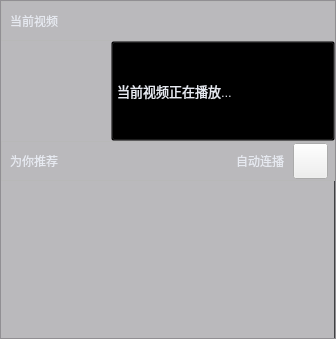
<?xml version="1.0" encoding="UTF-8"?>
<ui version="4.0">
 <class>RecomVideoTab</class>
 <widget class="QWidget" name="RecomVideoTab">
  <property name="geometry">
   <rect>
    <x>0</x>
    <y>0</y>
    <width>336</width>
    <height>339</height>
   </rect>
  </property>
  <property name="windowTitle">
   <string>Form</string>
  </property>
  <property name="styleSheet">
   <string notr="true"/>
  </property>
  <layout class="QVBoxLayout" name="verticalLayout_2">
   <property name="spacing">
    <number>0</number>
   </property>
   <property name="leftMargin">
    <number>0</number>
   </property>
   <property name="topMargin">
    <number>0</number>
   </property>
   <property name="rightMargin">
    <number>0</number>
   </property>
   <property name="bottomMargin">
    <number>0</number>
   </property>
   <item>
    <widget class="QFrame" name="frame_bgmask">
     <property name="styleSheet">
      <string notr="true">#frame_bgmask
{
background-color: rgba(60, 56, 66,0.3);
}</string>
     </property>
     <property name="frameShape">
      <enum>QFrame::StyledPanel</enum>
     </property>
     <property name="frameShadow">
      <enum>QFrame::Raised</enum>
     </property>
     <layout class="QVBoxLayout" name="verticalLayout_4">
      <property name="spacing">
       <number>0</number>
      </property>
      <property name="leftMargin">
       <number>0</number>
      </property>
      <property name="topMargin">
       <number>0</number>
      </property>
      <property name="rightMargin">
       <number>0</number>
      </property>
      <property name="bottomMargin">
       <number>0</number>
      </property>
      <item>
       <layout class="QVBoxLayout" name="verticalLayout">
        <property name="spacing">
         <number>0</number>
        </property>
        <item>
         <widget class="QFrame" name="frame2">
          <property name="minimumSize">
           <size>
            <width>0</width>
            <height>40</height>
           </size>
          </property>
          <property name="maximumSize">
           <size>
            <width>16777215</width>
            <height>40</height>
           </size>
          </property>
          <property name="frameShape">
           <enum>QFrame::StyledPanel</enum>
          </property>
          <property name="frameShadow">
           <enum>QFrame::Raised</enum>
          </property>
          <layout class="QHBoxLayout" name="horizontalLayout_4">
           <property name="spacing">
            <number>0</number>
           </property>
           <property name="leftMargin">
            <number>0</number>
           </property>
           <property name="topMargin">
            <number>0</number>
           </property>
           <property name="rightMargin">
            <number>0</number>
           </property>
           <property name="bottomMargin">
            <number>0</number>
           </property>
           <item>
            <layout class="QHBoxLayout" name="horizontalLayout">
             <item>
              <widget class="QLabel" name="label_curvideo">
               <property name="minimumSize">
                <size>
                 <width>80</width>
                 <height>36</height>
                </size>
               </property>
               <property name="maximumSize">
                <size>
                 <width>16777215</width>
                 <height>36</height>
                </size>
               </property>
               <property name="styleSheet">
                <string notr="true">#label_curvideo
{
padding-left:5px;
color:#e6e9f0;
font: 25 10pt &quot;Microsoft YaHei&quot;;
}
</string>
               </property>
               <property name="text">
                <string>当前视频</string>
               </property>
              </widget>
             </item>
             <item>
              <spacer name="horizontalSpacer">
               <property name="orientation">
                <enum>Qt::Horizontal</enum>
               </property>
               <property name="sizeHint" stdset="0">
                <size>
                 <width>268</width>
                 <height>36</height>
                </size>
               </property>
              </spacer>
             </item>
            </layout>
           </item>
          </layout>
         </widget>
        </item>
        <item>
         <widget class="QWidget" name="widget_current" native="true">
          <property name="minimumSize">
           <size>
            <width>0</width>
            <height>100</height>
           </size>
          </property>
          <property name="maximumSize">
           <size>
            <width>16777215</width>
            <height>100</height>
           </size>
          </property>
          <property name="styleSheet">
           <string notr="true">#widget_current
{
background-color: transparent;
}</string>
          </property>
          <layout class="QVBoxLayout" name="verticalLayout_3">
           <property name="spacing">
            <number>0</number>
           </property>
           <property name="leftMargin">
            <number>0</number>
           </property>
           <property name="topMargin">
            <number>0</number>
           </property>
           <property name="rightMargin">
            <number>0</number>
           </property>
           <property name="bottomMargin">
            <number>0</number>
           </property>
           <item>
            <layout class="QHBoxLayout" name="horizontalLayout_5">
             <item>
              <widget class="QLabel" name="label_currentPic">
               <property name="minimumSize">
                <size>
                 <width>110</width>
                 <height>100</height>
                </size>
               </property>
               <property name="maximumSize">
                <size>
                 <width>80</width>
                 <height>16777215</height>
                </size>
               </property>
               <property name="styleSheet">
                <string notr="true">border-image: url(:/images/bgpic/dieji3.png);</string>
               </property>
               <property name="text">
                <string/>
               </property>
              </widget>
             </item>
             <item>
              <widget class="QPushButton" name="pushButton_currentText">
               <property name="minimumSize">
                <size>
                 <width>140</width>
                 <height>100</height>
                </size>
               </property>
               <property name="maximumSize">
                <size>
                 <width>16777215</width>
                 <height>16777215</height>
                </size>
               </property>
               <property name="styleSheet">
                <string notr="true">#pushButton_currentText
{
font-size: 13px;
color: #e6e9f0;
text-align:left;
padding-left: 5px;
padding-right: 5px;
background-color: transparent;
}

#pushButton_currentText:hover
{
color: #ff4335;
text-decoration:underline;
}

#pushButton_currentText:checked
{

}</string>
               </property>
               <property name="text">
                <string>当前视频正在播放...</string>
               </property>
              </widget>
             </item>
            </layout>
           </item>
          </layout>
         </widget>
        </item>
        <item>
         <widget class="QFrame" name="frame_2">
          <property name="minimumSize">
           <size>
            <width>0</width>
            <height>40</height>
           </size>
          </property>
          <property name="maximumSize">
           <size>
            <width>16777215</width>
            <height>40</height>
           </size>
          </property>
          <property name="frameShape">
           <enum>QFrame::StyledPanel</enum>
          </property>
          <property name="frameShadow">
           <enum>QFrame::Raised</enum>
          </property>
          <layout class="QHBoxLayout" name="horizontalLayout_3">
           <property name="leftMargin">
            <number>0</number>
           </property>
           <property name="topMargin">
            <number>0</number>
           </property>
           <property name="rightMargin">
            <number>0</number>
           </property>
           <property name="bottomMargin">
            <number>0</number>
           </property>
           <item>
            <layout class="QHBoxLayout" name="horizontalLayout_2">
             <item>
              <widget class="QLabel" name="label_recforyou">
               <property name="minimumSize">
                <size>
                 <width>80</width>
                 <height>36</height>
                </size>
               </property>
               <property name="maximumSize">
                <size>
                 <width>16777215</width>
                 <height>36</height>
                </size>
               </property>
               <property name="styleSheet">
                <string notr="true">#label_recforyou
{
padding-left:5px;
color:#e6e9f0;
font: 25 10pt &quot;Microsoft YaHei&quot;;
}
</string>
               </property>
               <property name="text">
                <string>为你推荐</string>
               </property>
              </widget>
             </item>
             <item>
              <spacer name="horizontalSpacer_2">
               <property name="orientation">
                <enum>Qt::Horizontal</enum>
               </property>
               <property name="sizeHint" stdset="0">
                <size>
                 <width>40</width>
                 <height>20</height>
                </size>
               </property>
              </spacer>
             </item>
             <item>
              <widget class="QLabel" name="label_3">
               <property name="minimumSize">
                <size>
                 <width>0</width>
                 <height>20</height>
                </size>
               </property>
               <property name="maximumSize">
                <size>
                 <width>16777215</width>
                 <height>36</height>
                </size>
               </property>
               <property name="styleSheet">
                <string notr="true">padding-left:5px;
color:#e6e9f0;</string>
               </property>
               <property name="text">
                <string>自动连播</string>
               </property>
              </widget>
             </item>
             <item>
              <widget class="QPushButton" name="Btn_turn">
               <property name="minimumSize">
                <size>
                 <width>35</width>
                 <height>36</height>
                </size>
               </property>
               <property name="maximumSize">
                <size>
                 <width>35</width>
                 <height>36</height>
                </size>
               </property>
               <property name="styleSheet">
                <string notr="true">QPushButton
{
border-image: url(:/images/icon/turn_off.png);
}
QPushButton:checked
{
border-image: url(:/images/icon/turn_on.png);
border: 1px solid #5F92B2;
}
QPushButton:hover
{
/*background-color: qconicalgradient(cx:0.5, cy:0.522909, angle:179.9, 
	stop:0.494318 rgba(181, 225, 250, 255), stop:0.5 rgba(222, 242, 251, 255));*/
border: 1px solid #3C80B1;
border:none;
}

QToolTip
{
border:1px solid rgb(118, 118, 118); 
background-color: #ffffff;
color:#484848; font-size:12px;
}</string>
               </property>
               <property name="text">
                <string/>
               </property>
              </widget>
             </item>
             <item>
              <spacer name="horizontalSpacer_3">
               <property name="orientation">
                <enum>Qt::Horizontal</enum>
               </property>
               <property name="sizeType">
                <enum>QSizePolicy::Fixed</enum>
               </property>
               <property name="sizeHint" stdset="0">
                <size>
                 <width>6</width>
                 <height>20</height>
                </size>
               </property>
              </spacer>
             </item>
            </layout>
           </item>
          </layout>
         </widget>
        </item>
        <item>
         <widget class="QListWidget" name="listWidget_recommend">
          <property name="styleSheet">
           <string notr="true">QListWidget
{
border:0px solid #3f4042;
border-right-width:1px;
background-color: transparent;
}

QListWidget::item
{
margin:1px;
color: transparent;
background-color: rgba(60, 56, 66,0.3);
}

QListWidget::item:selected
{
border: 1px solid #ff4335;
background-color: rgba(60, 56, 66,0.4);
}

QListWidget::item:hover
{
border: 1px solid #4ea018;
background-color: rgba(60, 56, 66,0.4);
}

</string>
          </property>
         </widget>
        </item>
       </layout>
      </item>
     </layout>
    </widget>
   </item>
  </layout>
 </widget>
 <resources/>
 <connections/>
</ui>
